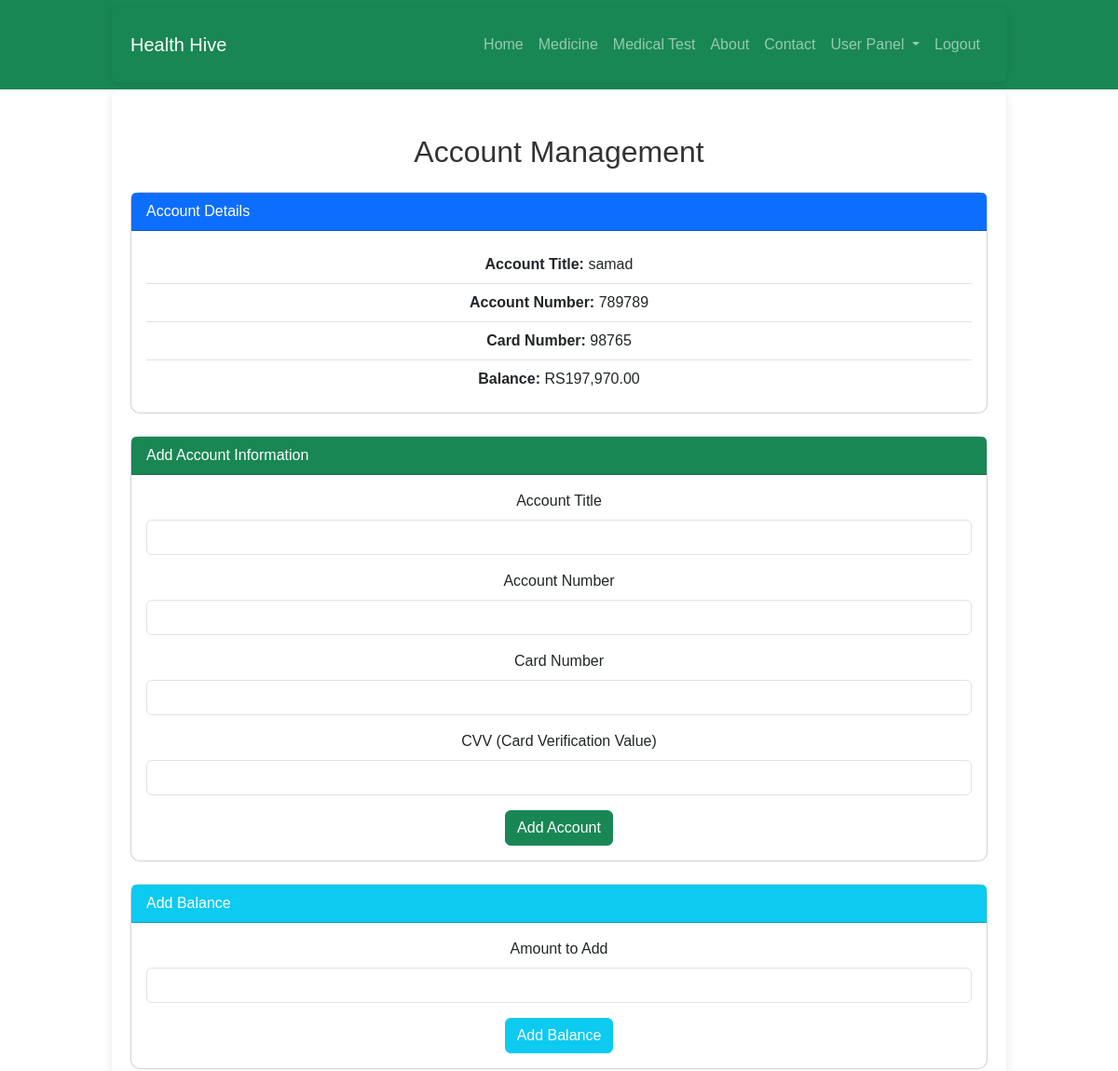
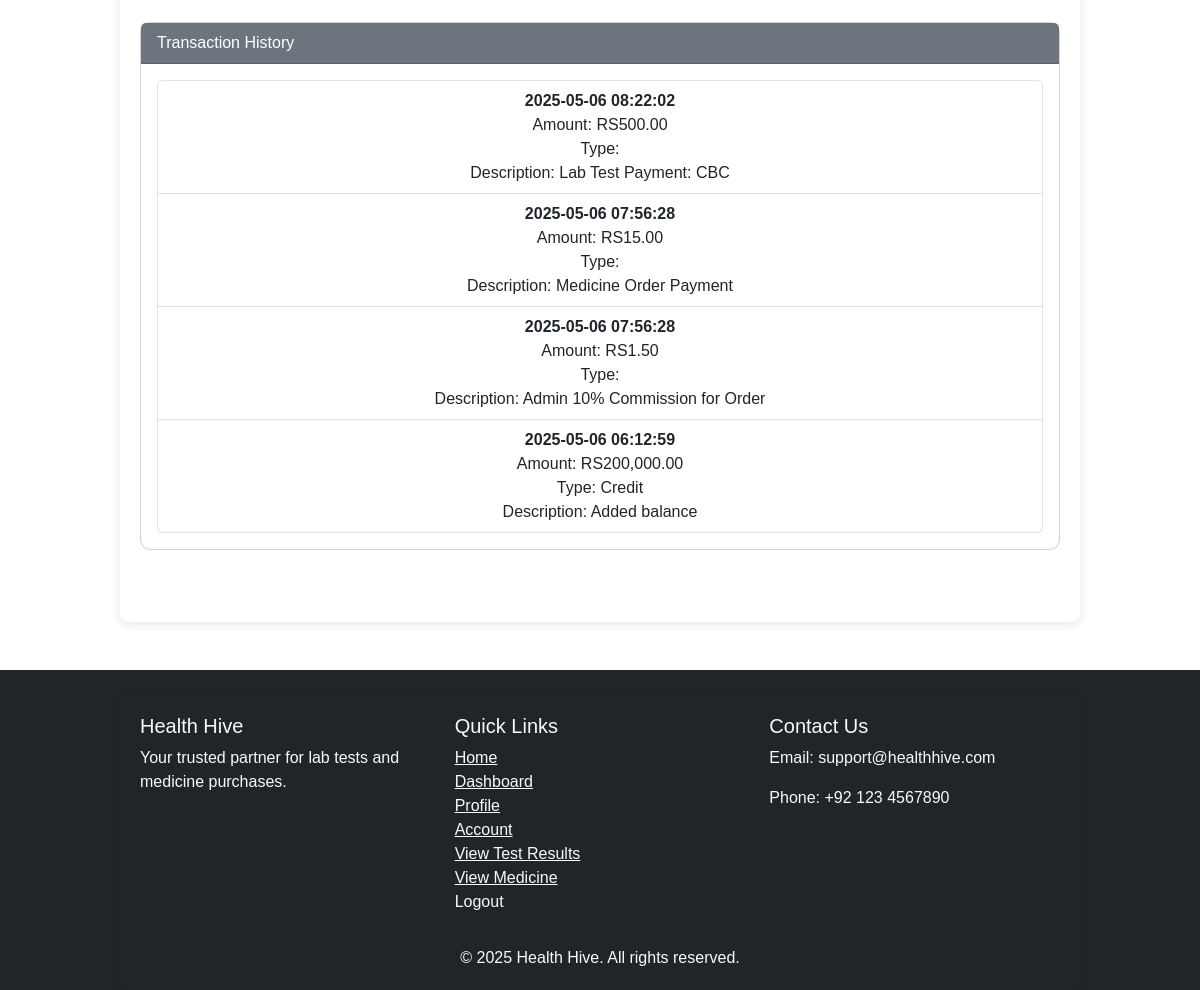
/admin/account.php (signed in), run on the app's committed database (2 pictures, top to bottom).
### tables this page shows
CREATE TABLE `accounts` (
  `id` int(11) NOT NULL,
  `user_id` int(11) DEFAULT NULL,
  `account_title` varchar(255) DEFAULT NULL,
  `account_number` varchar(255) DEFAULT NULL,
  `card_number` varchar(255) DEFAULT NULL,
  `cvv` varchar(10) DEFAULT NULL,
  `balance` decimal(10,2) DEFAULT 0.00,
  `account_type` enum('user','lab','pharmacy','admin') DEFAULT NULL
);

CREATE TABLE `transactions` (
  `id` int(11) NOT NULL,
  `user_id` int(11) DEFAULT NULL,
  `recipient_id` int(11) DEFAULT NULL,
  `amount` decimal(10,2) DEFAULT NULL,
  `transaction_date` datetime DEFAULT current_timestamp(),
  `transaction_type` enum('payment','credit') DEFAULT NULL,
  `description` text DEFAULT NULL
);

### admin/account.php (the view, shortened to what this page needs)
<?php
require_once __DIR__ . '/../header.php';
$user_id = $_SESSION['user_id'];
$stmt = $conn->prepare("SELECT * FROM accounts WHERE user_id = ?");
$stmt->bind_param("i", $user_id);
$stmt->execute();
$result = $stmt->get_result();
$account = $result->fetch_assoc();
?>
<div class="container py-5">
    <h2 class="mb-4 text-center">Account Management</h2>
    <div class="card mb-4">
        <div class="card-header bg-primary text-white">Account Details</div>
        <div class="card-body">
            <?php if ($account): ?>
                <ul class="list-group list-group-flush">
                    <li class="list-group-item"><strong>Account Title:</strong> <?= htmlspecialchars($account['account_title']) ?></li>
                    <li class="list-group-item"><strong>Account Number:</strong> <?= htmlspecialchars($account['account_number']) ?></li>
                    <li class="list-group-item"><strong>Card Number:</strong> <?= htmlspecialchars($account['card_number']) ?></li>
                    <li class="list-group-item"><strong>Balance:</strong> RS<?= number_format($account['balance'], 2) ?></li>
                </ul>
            <?php else: ?>
                <p class="text-muted">No account details found. Please add your account information below.</p>
            <?php endif; ?>
        </div>
    </div>
    <div class="card mb-4">
        <div class="card-header bg-success text-white">Add Account Information</div>
        <div class="card-body">
            <form method="POST">
                <div class="mb-3">
                    <label for="account_title" class="form-label">Account Title</label>
                    <input type="text" name="account_title" class="form-control" required>
                </div>
                <div class="mb-3">
                    <label for="account_number" class="form-label">Account Number</label>
                    <input type="text" name="account_number" class="form-control" required>
                </div>
                <div class="mb-3">
                    <label for="card_number" class="form-label">Card Number</label>
                    <input type="text" name="card_number" class="form-control" required>
                </div>
                <div class="mb-3">
                    <label for="csv" class="form-label">CVV (Card Verification Value)</label>
                    <input type="text" name="cvv" class="form-control" required>
                </div>
                <button type="submit" name="add_account" class="btn btn-success">Add Account</button>
            </form>
        </div>
    </div>
    <div class="card mb-4">
        <div class="card-header bg-info text-white">Add Balance</div>
        <div class="card-body">
            <form method="POST">
                <div class="mb-3">
                    <label for="balance" class="form-label">Amount to Add</label>
                    <input type="number" name="balance" class="form-control" min="1" required>
                </div>
                <button type="submit" name="add_balance" class="btn btn-info text-white">Add Balance</button>
            </form>
        </div>
    </div>
    <div class="card mb-4">
        <div class="card-header bg-secondary text-white">Transaction History</div>
        <div class="card-body">
            <?php
            $stmt = $conn->prepare("SELECT * FROM transactions WHERE user_id = ? ORDER BY transaction_date DESC");
            $stmt->bind_param("i", $user_id);
            $stmt->execute();
            $result = $stmt->get_result();
            if ($result->num_rows > 0): ?>
                <div class="list-group">
                    <?php while ($row = $result->fetch_assoc()): ?>
                        <div class="list-group-item">
                            <strong><?= $row['transaction_date'] ?></strong><br>
                            Amount: RS<?= number_format($row['amount'], 2) ?><br>
                            Type: <?= ucfirst($row['transaction_type']) ?><br>
                            Description: <?= htmlspecialchars($row['description']) ?>
                        </div>
                    <?php endwhile; ?>
                </div>
            <?php else: ?>
                <p class="text-muted">No transaction history available.</p>
            <?php endif; ?>
        </div>
    </div>
</div>
<?php
require_once __DIR__ . '/../footer.php';
?>

### assets/css/style.css (style rules this page uses)
.card { border-radius: 10px; transition: all 0.3s ease; }
.card-body { text-align: center; }
* { margin: 0; padding: 0; box-sizing: border-box; }
body { font-family: Arial, sans-serif; color: #333; }
.container { width: 80%; margin: 0 auto; padding: 20px; box-shadow: 0 2px 10px rgba(0, 0, 0, 0.1); border-radius: 8px; }

### data on the page
accounts: account_title "samad", account_number "789789", card_number "98765", balance "197,970.00"
transactions: transaction_date "2025-05-06 08:22:02", amount "500.00", description "Lab Test Payment: CBC"
transactions: transaction_date "2025-05-06 07:56:28", amount "15.00", description "Medicine Order Payment"
transactions: transaction_date "2025-05-06 07:56:28", amount "1.50", description "Admin 10% Commission for Order"
transactions: transaction_date "2025-05-06 06:12:59", amount "200,000.00", transaction_type "Credit", description "Added balance"
